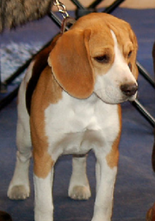
#> input picture Image/sample_test_image_query_1.png, 155 x 221 px, shrunk from 298 x 424 before the run, found by its file name
$ jupyter execute --allow-errors SURF-BF.ipynb
#> lines starting #> are read from the running program, lines starting #| are printed output that depends on the picture
[cell 1]
import numpy as np
import cv2
from matplotlib import pyplot as plt
import time

[cell 2]
start_time = time.perf_counter()

img1 = cv2.imread("C:/Users/sapph/downloads/project/Image/sample_test_image_query_1.png",0)          # queryImage
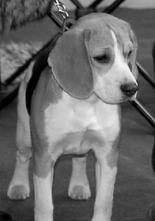
#> img1: shape (221, 155); min 0, max 255, mean 107.2
img2 = cv2.imread('C:/Users/sapph/downloads/project/Image/sample_test_image_1.png',0) # trainImage
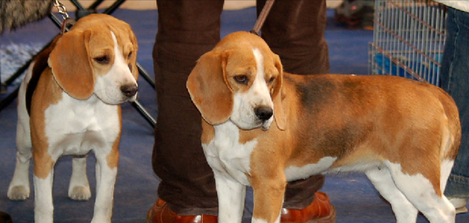
#> input picture Image/sample_test_image_1.png, 469 x 223 px, shrunk from 901 x 429 before the run, found by its file name
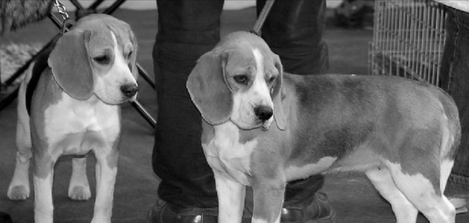
#> img2: shape (223, 469); min 0, max 255, mean 99.1

img3 = cv2.imread("C:/Users/sapph/downloads/project/Image/sample_test_image_query_2.jpg",0)          # queryImage
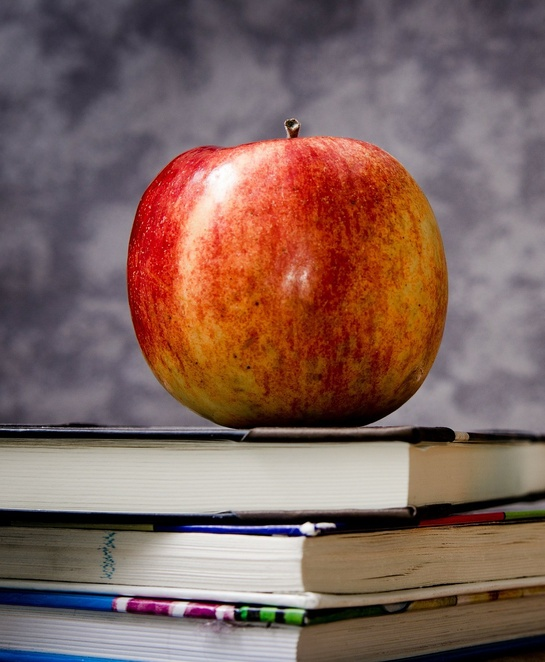
#> input picture Image/sample_test_image_query_2.jpg, 545 x 662 px, shrunk from 1046 x 1271 before the run, found by its file name
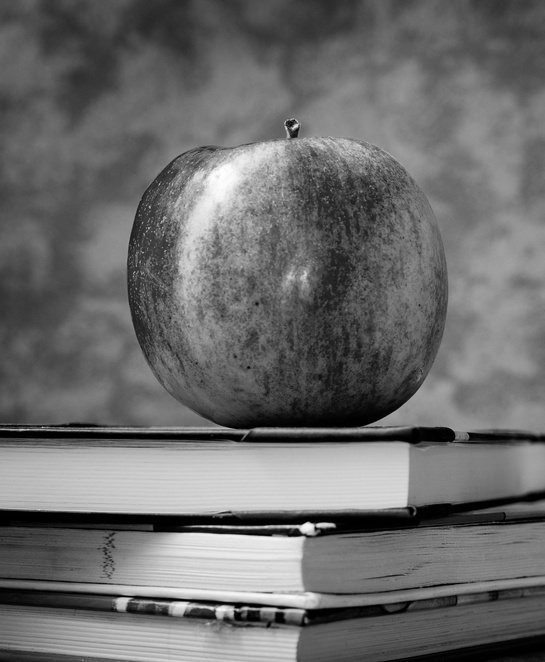
#> img3: shape (662, 545); min 0, max 255, mean 108.1
img4 = cv2.imread('C:/Users/sapph/downloads/project/Image/sample_test_image_2.jpg',0) # trainImage
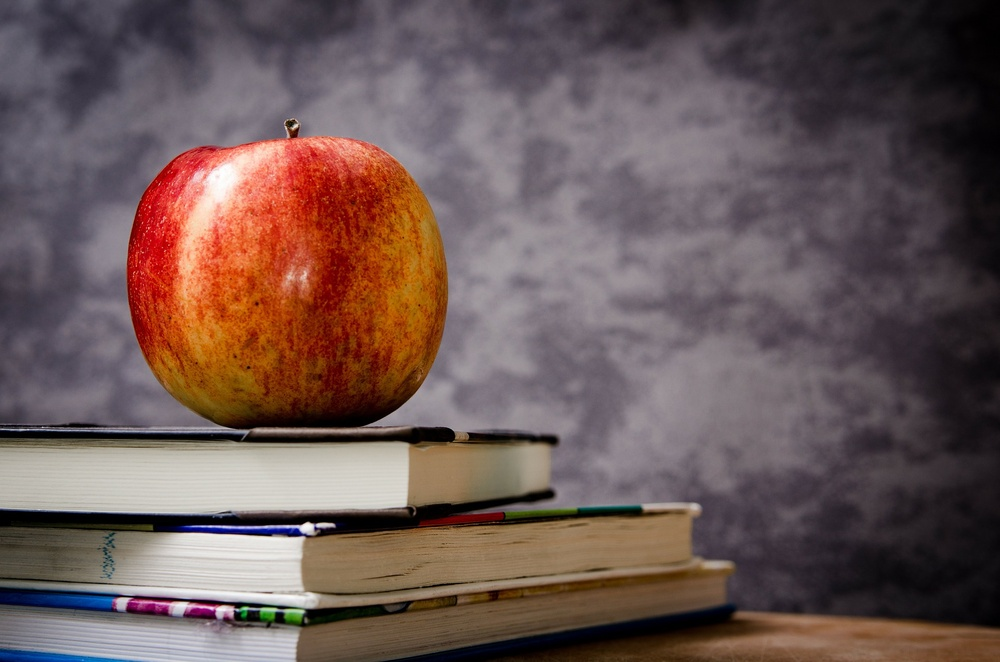
#> input picture Image/sample_test_image_2.jpg, 1000 x 662 px, shrunk from 1920 x 1271 before the run, found by its file name
#> img4: shape (662, 1000); min 0, max 255, mean 93.5

img5 = cv2.imread("C:/Users/sapph/downloads/project/Image/sample_test_image_query_3.jpg",0)          # queryImage
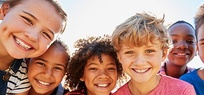
#> input picture Image/sample_test_image_query_3.jpg, 204 x 95 px, shrunk from 392 x 183 before the run, found by its file name
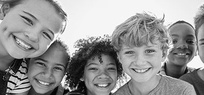
#> img5: shape (95, 204); min 0, max 255, mean 151.3
img6 = cv2.imread('C:/Users/sapph/downloads/project/Image/sample_test_image_3.jpg',0) # trainImage
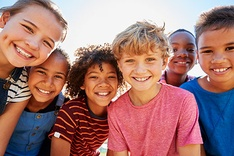
#> input picture Image/sample_test_image_3.jpg, 234 x 156 px, shrunk from 450 x 300 before the run, found by its file name
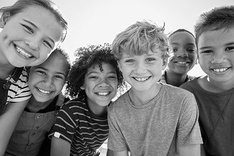
#> img6: shape (156, 234); min 0, max 255, mean 130.9

img7 = cv2.imread("C:/Users/sapph/downloads/project/Image/sample_test_image_query_4.jpg",0)          # queryImage
img8 = cv2.imread('C:/Users/sapph/downloads/project/Image/sample_test_image_4.jpg',0) # trainImage

img9 = cv2.imread("C:/Users/sapph/downloads/project/Image/sample_test_image_query_5.jpg",0)          # queryImage
img10 = cv2.imread('C:/Users/sapph/downloads/project/Image/sample_test_image_5.jpg',0) # trainImage

# Initiate SIFT detector
#> (the rest of this cell did not finish here and is left out)
